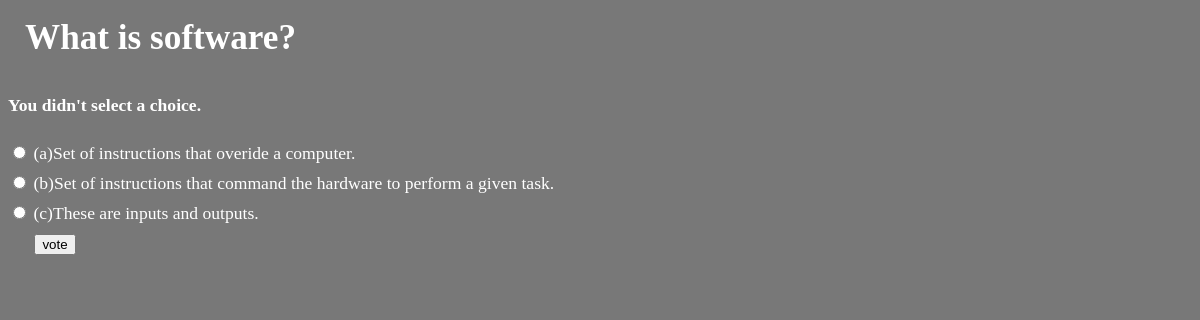
/polls/3/vote/, run on the app's committed database.
### polls/models.py (models this page shows, shortened)
class Question(models.Model):
    question_text = models.CharField(max_length=200)
    pub_date = models.DateTimeField('date published')

class Choice(models.Model):
    question = models.ForeignKey(Question,on_delete=models.CASCADE)
    choice_text = models.CharField(max_length=200)
    votes = models.IntegerField(default=0)

### polls/views.py (the view)
# urls.py: path('<int:question_id>/vote/', views.vote, name='vote'),
def vote(request, question_id):
    question = get_object_or_404(Question, pk=question_id)
    try:
        selected_choice = question.choice_set.get(pk=request.POST['choice'])
    except (KeyError, Choice.DoesNotExist):
            return render(request, 'polls/detail.html', {
                'question': question,
                'error_message': "You didn't select a choice.",
            })
    else:
            selected_choice.votes += 1
            selected_choice.save()
            return HttpResponseRedirect(reverse('polls:results', args=(question.id,)))

### polls/templates/polls/detail.html (shortened to what this page needs)
{% load static %}
<h1>&nbsp; {{ question.question_text }}</h1>
{% if error_message %}<p><strong>{{ error_message }}</strong></p>{% endif %}
<link rel="stylesheet" type="text/css" href="{% static 'polls/style.css' %}">
<form action="{% url 'polls:vote' question.id %}" method="post">
    {% for choice in question.choice_set.all %}
      <input type="radio" name="choice" id="choice{{ forloop.counter }}" value="{{ choice.id }}">
      <label for="choice{{ forloop.counter }}">{{ choice.choice_text }}</label><br>
      {% endfor %}&nbsp; &nbsp; &nbsp;
      <input type="submit" value="vote">
</form>

### data on the page
Question: question_text "What is software?"
Choice: choice_text "(a)Set of instructions that overide a computer."
Choice: choice_text "(b)Set of instructions that command the hardware to perform a given task."
Choice: choice_text "(c)These are inputs and outputs."

### other printed values
{{ error_message }} "You didn't select a choice."
